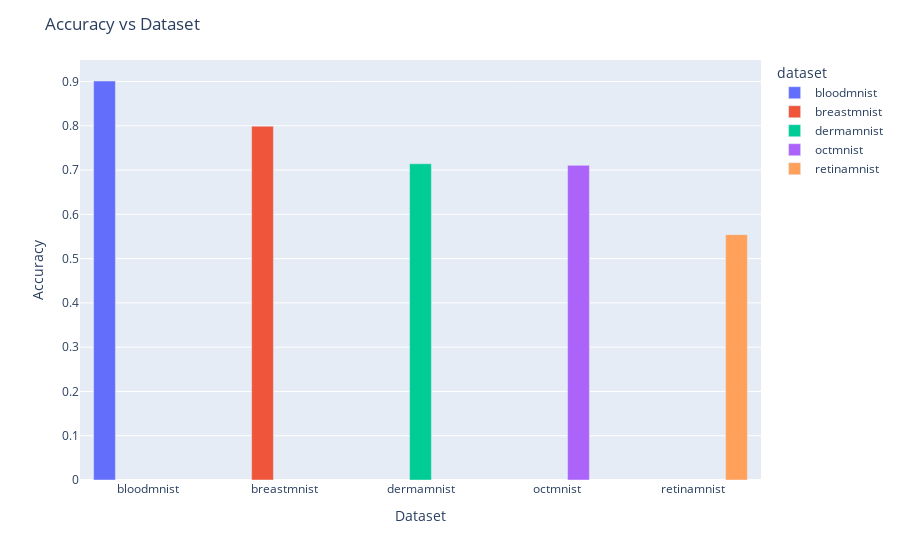

Notebook source saved alongside this figure:
### Code cell
# load /home/uz1/projects/GCN/GraphGym/run/results-main-deepsnap-retina/example_graph_grid_example/agg/test_best.csv 
# plot Dataset vs accuracy as barplot
import plotly.express as px
import pandas as pd
data = pd.read_csv("/home/uz1/projects/GCN/GraphGym/run/results-main-deepsnap-retina/example_graph_grid_example/agg/test_best.csv")

fig = px.bar(data, x="dataset", y="accuracy", color="dataset",barmode="group")
fig.update_layout(xaxis_title="Dataset",yaxis_title="Accuracy",title="Accuracy vs Dataset")
fig.show()

### Figure 1 — Plotly figure (JSON) as saved in the notebook; plotly's stock layout.template omitted (floating-point values rounded to 4 significant figures)
{"data": [{"alignmentgroup": "True", "hovertemplate": "dataset=%{x}<br>accuracy=%{y}<extra></extra>", "legendgroup": "bloodmnist", "marker": {"color": "#636efa", "pattern": {"shape": ""}}, "name": "bloodmnist", "offsetgroup": "bloodmnist", "orientation": "v", "showlegend": true, "textposition": "auto", "type": "bar", "x": ["bloodmnist"], "xaxis": "x", "y": [0.9012], "yaxis": "y"}, {"alignmentgroup": "True", "hovertemplate": "dataset=%{x}<br>accuracy=%{y}<extra></extra>", "legendgroup": "breastmnist", "marker": {"color": "#EF553B", "pattern": {"shape": ""}}, "name": "breastmnist", "offsetgroup": "breastmnist", "orientation": "v", "showlegend": true, "textposition": "auto", "type": "bar", "x": ["breastmnist"], "xaxis": "x", "y": [0.7991], "yaxis": "y"}, {"alignmentgroup": "True", "hovertemplate": "dataset=%{x}<br>accuracy=%{y}<extra></extra>", "legendgroup": "dermamnist", "marker": {"color": "#00cc96", "pattern": {"shape": ""}}, "name": "dermamnist", "offsetgroup": "dermamnist", "orientation": "v", "showlegend": true, "textposition": "auto", "type": "bar", "x": ["dermamnist"], "xaxis": "x", "y": [0.7143], "yaxis": "y"}, {"alignmentgroup": "True", "hovertemplate": "dataset=%{x}<br>accuracy=%{y}<extra></extra>", "legendgroup": "octmnist", "marker": {"color": "#ab63fa", "pattern": {"shape": ""}}, "name": "octmnist", "offsetgroup": "octmnist", "orientation": "v", "showlegend": true, "textposition": "auto", "type": "bar", "x": ["octmnist"], "xaxis": "x", "y": [0.7107], "yaxis": "y"}, {"alignmentgroup": "True", "hovertemplate": "dataset=%{x}<br>accuracy=%{y}<extra></extra>", "legendgroup": "retinamnist", "marker": {"color": "#FFA15A", "pattern": {"shape": ""}}, "name": "retinamnist", "offsetgroup": "retinamnist", "orientation": "v", "showlegend": true, "textposition": "auto", "type": "bar", "x": ["retinamnist"], "xaxis": "x", "y": [0.5541], "yaxis": "y"}], "layout": {"barmode": "group", "legend": {"title": {"text": "dataset"}, "tracegroupgap": 0}, "margin": {"t": 60}, "title": {"text": "Accuracy vs Dataset"}, "xaxis": {"anchor": "y", "categoryarray": ["bloodmnist", "breastmnist", "dermamnist", "octmnist", "retinamnist", null], "categoryorder": "array", "domain": [0, 1], "title": {"text": "Dataset"}}, "yaxis": {"anchor": "x", "domain": [0, 1], "title": {"text": "Accuracy"}}}}
